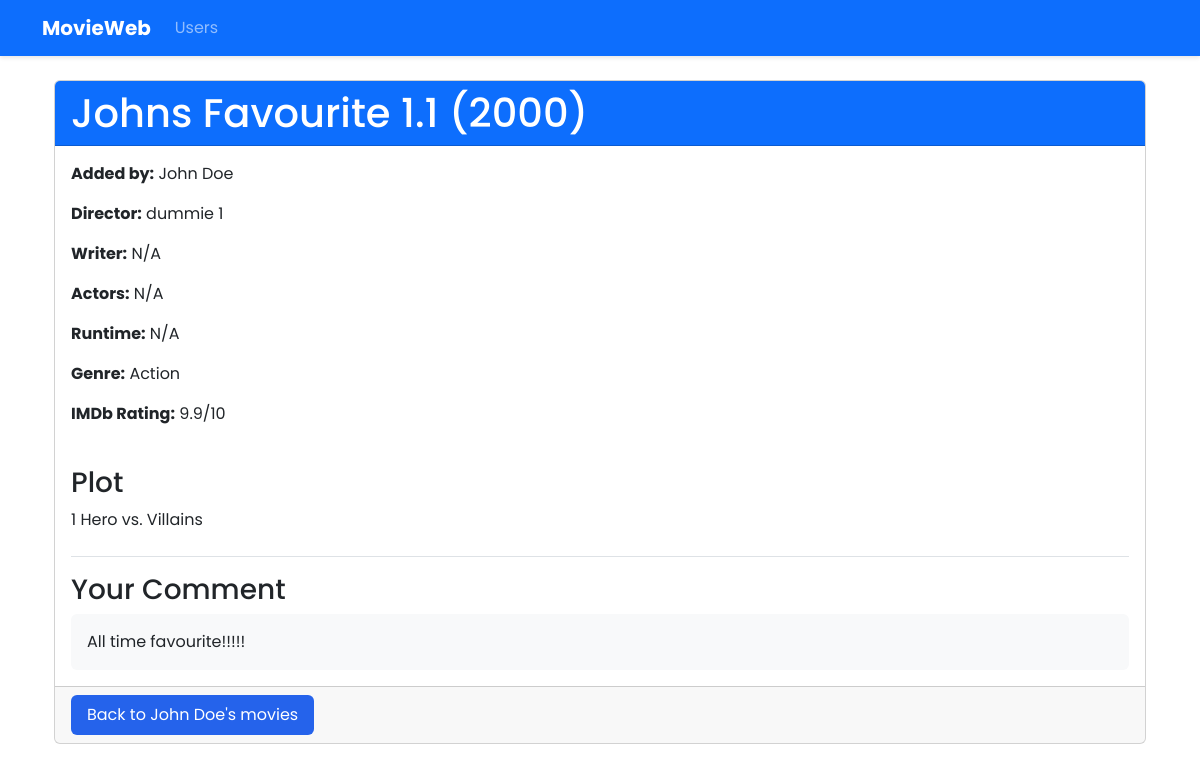
/movie/1, run on an earlier commit of the app's database.
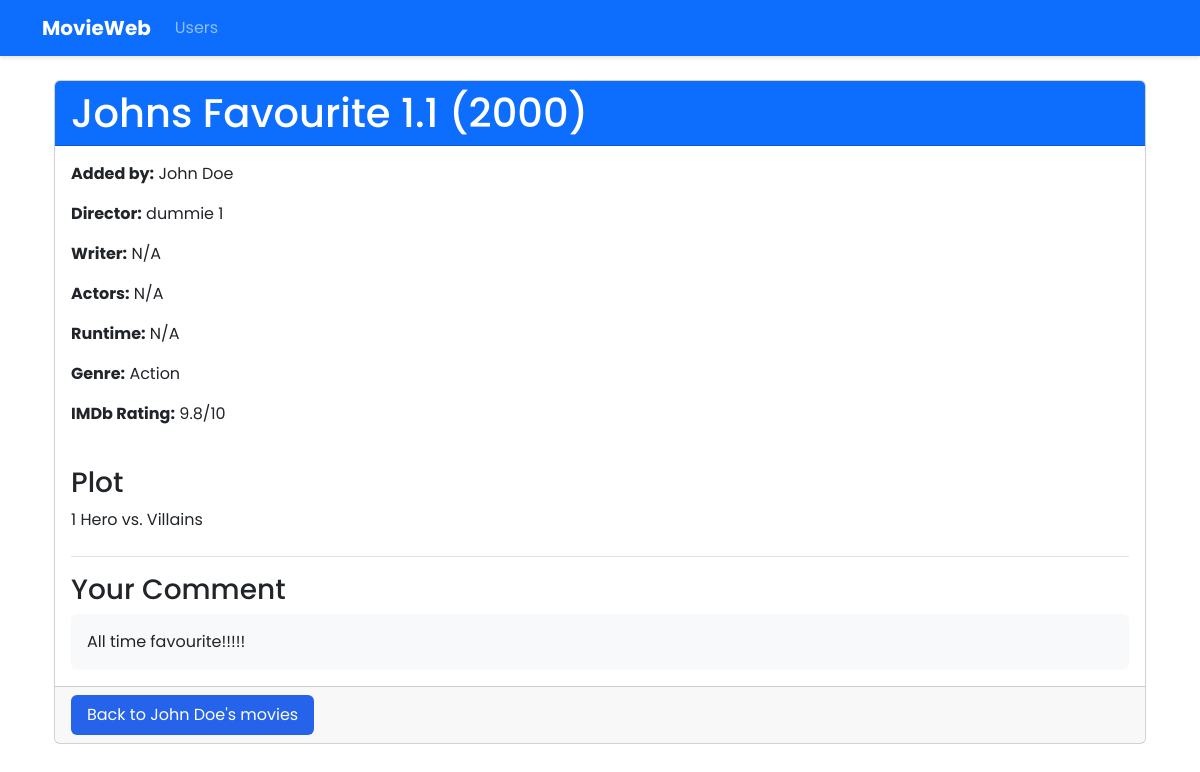
And on a later commit of the database.
### models.py (models this page shows)
class Movie(Base):
    __tablename__ = "movies"
    id = Column(Integer, primary_key=True)
    user_id = Column(Integer, ForeignKey("users.id"))
    title = Column(String, nullable=False)
    director = Column(String)
    writer = Column(String)
    actors = Column(String)
    year = Column(Integer)
    rating = Column(Float, CheckConstraint('rating >= 0 AND rating <= 10'))
    genre = Column(String)
    runtime = Column(String)
    plot = Column(Text)
    comment = Column(Text)
    user = relationship("User", back_populates="movies")

### app.py (the view)
@app.route('/movie/<int:movie_id>')
def movie_details(movie_id):
    movie = data_manager.get_movie_with_user(movie_id)  # Nutze die neue Methode
    if not movie:
        flash("Movie not found!", "error")
        return redirect(url_for('home'))
    return render_template('movie_details.html',
                           movie=movie,
                           user=movie.user)  # Jetzt sollte user verfügbar sein

### data_manager/sqlite_data_manager.py (called while the page is built)
    def get_movie_with_user(self, movie_id):
        session = self.Session()
        try:
            return session.query(Movie).options(
                joinedload(Movie.user)  # Jetzt mit direkt importiertem joinedload
            ).filter_by(id=movie_id).first()
        finally:
            session.close()

### templates/movie_details.html
{% extends "base.html" %}
{% block content %}
<div class="container mt-4">
    <div class="card">
        <div class="card-header bg-primary text-white">
            <h1 class="mb-0">{{ movie.title }} ({{ movie.year }})</h1>
        </div>
        <div class="card-body">
            <div class="row">
                <div class="col-md-8">
                    <p><strong>Added by:</strong> {{ user.username }}</p>
                    <p><strong>Director:</strong> {{ movie.director or "N/A" }}</p>
                    <p><strong>Writer:</strong> {{ movie.writer or "N/A" }}</p>
                    <p><strong>Actors:</strong> {{ movie.actors or "N/A" }}</p>
                    <p><strong>Runtime:</strong> {{ movie.runtime or "N/A" }}</p>
                    <p><strong>Genre:</strong> {{ movie.genre or "N/A" }}</p>
                    <p><strong>IMDb Rating:</strong>
                        {% if movie.rating %}
                            {{ movie.rating }}/10
                        {% else %}
                            N/A
                        {% endif %}
                    </p>
                </div>
            </div>
            <div class="mt-4">
                <h3>Plot</h3>
                <p>{{ movie.plot or "No plot available" }}</p>
            </div>
            <div class="mt-4 border-top pt-3">
                <h3>Your Comment</h3>
                <div class="p-3 bg-light rounded">
                    {{ movie.comment or "No comment yet" }}
                </div>
            </div>
        </div>
        <div class="card-footer">
            <a href="{{ url_for('user_movies', user_id=user.id) }}"
               class="btn btn-primary">
                Back to {{ user.username }}'s movies
            </a>
        </div>
    </div>
</div>
{% endblock %}

What changed in the data, as far as the page shows it:
changed Movie "Johns Favourite 1.1": rating "9.9" → "9.8"
